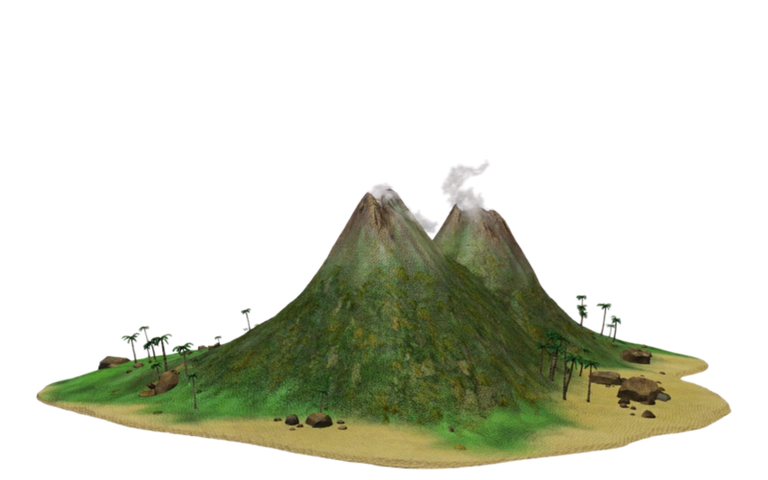
#> input picture assets/horizon_island_volcano.png, 768 x 480 px
$ python -i higgsfield_generate_horizon_islands.py   (imports and definitions only)
#> lines starting #> are read from the running program, lines starting #| are printed output that depends on the picture
#> further down, picture is the input picture: PIL image 768x480 RGBA; mean R, G, B, A 31.5, 33.8, 20.5, 69.6
#!/usr/bin/env python3
"""
Génère 4 îles d'horizon distantes via l'API Higgsfield Soul V2 et les détourne en PNG transparents
pour donner l'impression d'avoir des îles au loin autour du plateau.
"""
from collections import deque
from concurrent.futures import ThreadPoolExecutor, as_completed
import io
import json
import os
import shutil
import sys
import time
import urllib.request
from PIL import Image, ImageFilter

API_BASE = "https://api.higgsfield.ai"
IMAGE_MODEL_PATH = "/higgsfield-ai/soul/v2/standard"

HORIZON_ISLAND_PROMPTS = {
    "horizon_island_volcano.png": (
        "Single isolated wide game asset render of a distant tropical volcanic pirate island seen from a low 3/4 "
        "horizon angle, twin misty volcanic peaks with a faint wisp of smoke, lush jungle slopes and a flat golden "
        "sandy shoreline base, Sea of Thieves stylized hand-painted 3D game art, centered, completely isolated on "
        "a pure solid white background #FFFFFF, no sky, no clouds, no ocean plane, clean outer silhouette."
    ),
    "horizon_island_arch.png": (
        "Single isolated wide game asset render of a distant Caribbean rock arch island seen from a low 3/4 "
        "horizon angle, dramatic natural limestone sea arch, tropical palm trees and a golden sandy beach base, "
        "Sea of Thieves stylized hand-painted 3D game art, centered, completely isolated on a pure solid white "
        "background #FFFFFF, no sky, no clouds, no ocean plane, clean outer silhouette."
    ),
    "horizon_island_fortress.png": (
        "Single isolated wide game asset render of a distant rugged pirate cliff island seen from a low 3/4 "
        "horizon angle, craggy dark slate sea cliffs, an old stone pirate lookout tower on the ridge and a rocky "
        "cove base, Sea of Thieves stylized hand-painted 3D game art, centered, completely isolated on a pure "
        "solid white background #FFFFFF, no sky, no clouds, no ocean plane, clean outer silhouette."
    ),
    "horizon_island_atoll.png": (
        "Single isolated wide game asset render of a distant lush tropical jungle island seen from a low 3/4 "
        "horizon angle, green mountain ridge with a small waterfall, coconut palm groves and a wide golden sandbar "
        "shoreline base, Sea of Thieves stylized hand-painted 3D game art, centered, completely isolated on a pure "
        "solid white background #FFFFFF, no sky, no clouds, no ocean plane, clean outer silhouette."
    ),
}


def cutout_horizon_island(img: Image.Image) -> Image.Image:
    """
    Removes the outer white/light background via border flood-fill and feathers the edges
    so the island blends seamlessly on the distant ocean horizon.
    """
    img = img.convert("RGBA")
    img.thumbnail((768, 768), Image.Resampling.LANCZOS)
    w, h = img.size
#> w = 768; h = 480
    pixels = img.load()

    visited = [[False] * h for _ in range(w)]
    bg_mask = Image.new("L", (w, h), 255)
#> bg_mask: PIL image 768x480 L; every value is 255
    mask_px = bg_mask.load()

    q = deque()
    for x in range(w):
        q.append((x, 0))
        q.append((x, h - 1))
        visited[x][0] = True
        visited[x][h - 1] = True
    for y in range(h):
        q.append((0, y))
        q.append((w - 1, y))
        visited[0][y] = True
        visited[w - 1][y] = True

    def is_bg(r: int, g: int, b: int) -> bool:
        lum = (r + g + b) / 3.0
        sat = max(r, g, b) - min(r, g, b)
        return lum > 224 and sat < 34

    while q:
        cx, cy = q.popleft()
        r, g, b, _ = pixels[cx, cy]
        if is_bg(r, g, b):
            mask_px[cx, cy] = 0
            for nx, ny in ((cx - 1, cy), (cx + 1, cy), (cx, cy - 1), (cx, cy + 1)):
                if 0 <= nx < w and 0 <= ny < h and not visited[nx][ny]:
                    visited[nx][ny] = True
                    q.append((nx, ny))
#> this loop made 2496 passes
#> (cx, cy) on passes 2 to 4: (0, 479), (1, 0), (1, 479)
#> after the loop, visited = 768 items

    smooth_mask = bg_mask.filter(ImageFilter.GaussianBlur(radius=1.3))
    s_px = smooth_mask.load()
    for x in range(w):
        for y in range(h):
            r, g, b, _ = pixels[x, y]
            a = s_px[x, y]
            if a < 35:
                a = 0
            pixels[x, y] = (r, g, b, a)

    bbox = img.getbbox()
#> bbox = (0, 0, 768, 480)
    if bbox:
        cropped = img.crop(bbox)
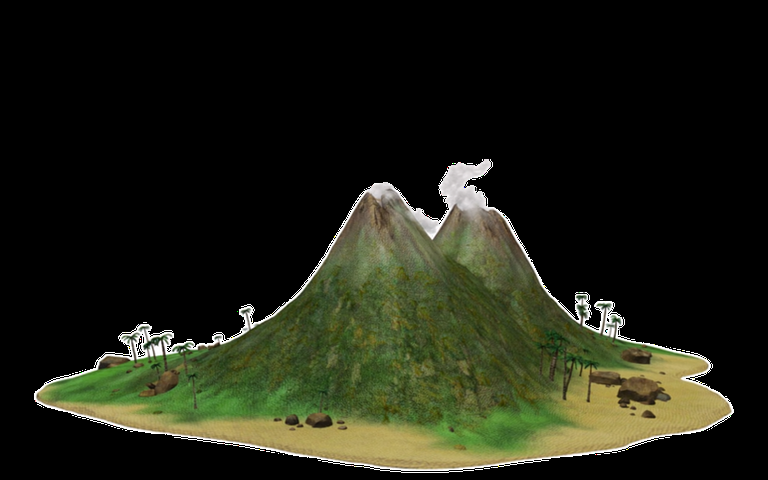
#> cropped: PIL image 768x480 RGBA; mean R, G, B, A 31.5, 33.8, 20.5, 255
        cw, ch = cropped.size
#> cw = 768; ch = 480
        out_w = int(max(cw, ch) * 1.1)
#> out_w = 844
        out_h = int(out_w * 0.65)
#> out_h = 548
        if ch > out_h - 16:
            out_h = ch + 20
        out = Image.new("RGBA", (out_w, out_h), (0, 0, 0, 0))
#> out: PIL image 844x548 RGBA; every value is 0
        # Anchor the island shoreline near the bottom of the canvas so it sits directly on the water
        out.paste(cropped, ((out_w - cw) // 2, out_h - ch - int(out_h * 0.02)))
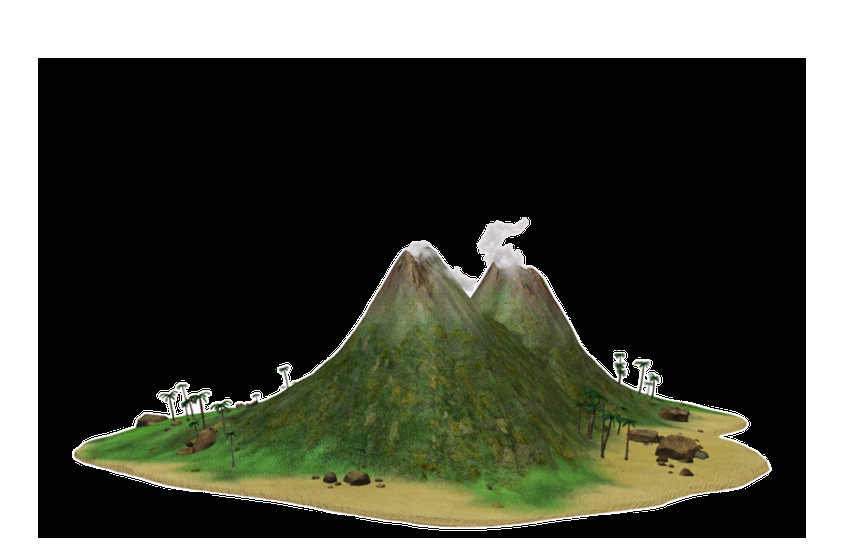
#> out: PIL image 844x548 RGBA; mean R, G, B, A 25.1, 27, 16.4, 203.2; transparent parts drawn white
        out = out.resize((768, 480), Image.Resampling.LANCZOS)
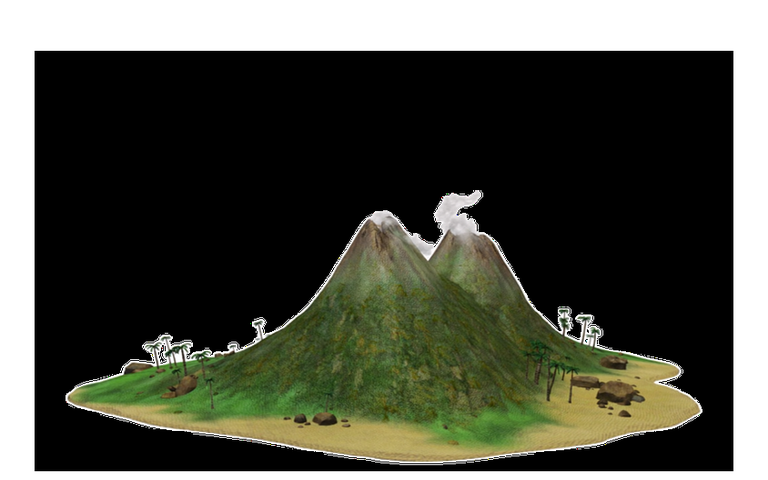
#> out: PIL image 768x480 RGBA; mean R, G, B, A 25.1, 27, 16.4, 203.2; transparent parts drawn white
        return out
    return img


# [70 lines left out: functions generate_single_horizon_island, main, not called in this run]


# [2 lines not run here, left out]

>>> from PIL import Image
>>> picture = Image.open('../assets/horizon_island_volcano.png')
>>> result = cutout_horizon_island(picture)

$ run again, on assets/center_skull_cave.png
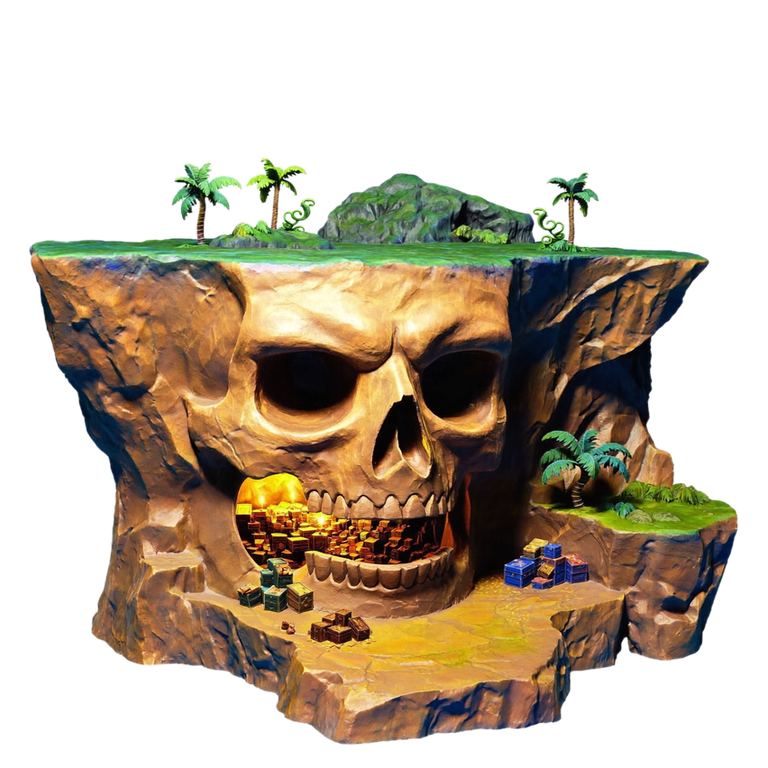
#> input picture assets/center_skull_cave.png, 768 x 768 px
#> picture is the input picture: PIL image 768x768 RGBA; mean R, G, B, A 67, 54.5, 36, 127
#> bg_mask: PIL image 768x768 L; every value is 255
#> the loop in cutout_horizon_island, `while q:` made 3072 passes
#> (cx, cy) on passes 2 to 4: (0, 767), (1, 0), (1, 767)
#> after the loop in cutout_horizon_island, `while q:`: visited = 768 items
#> bbox = (0, 0, 768, 768)
#> in cutout_horizon_island, `cropped = img.crop(bbox)`:
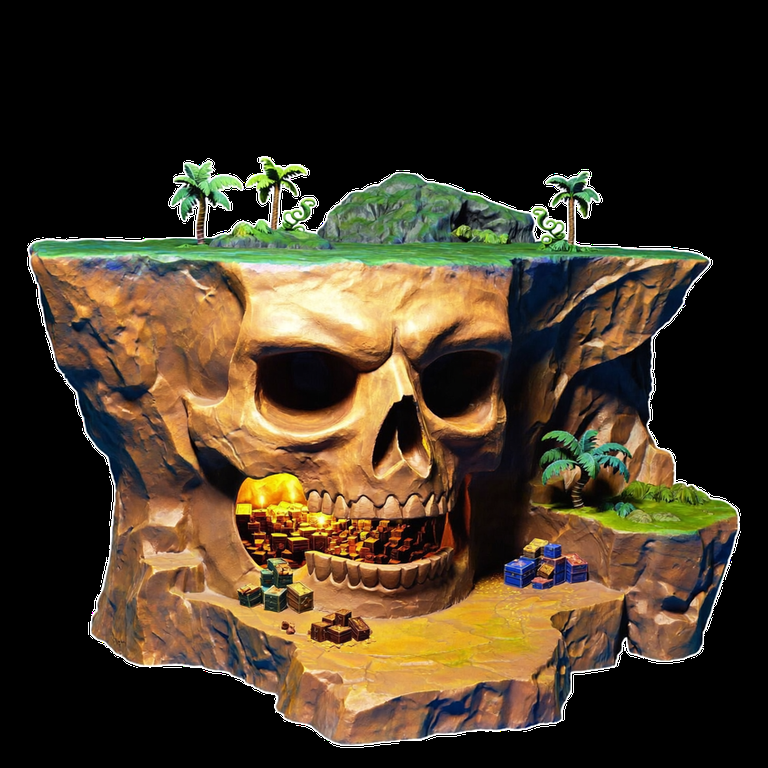
#> cropped: PIL image 768x768 RGBA; mean R, G, B, A 67, 54.5, 36, 255
#> in cutout_horizon_island, `out = out.resize((768, 480), Image.Resampling.LANCZOS)`:
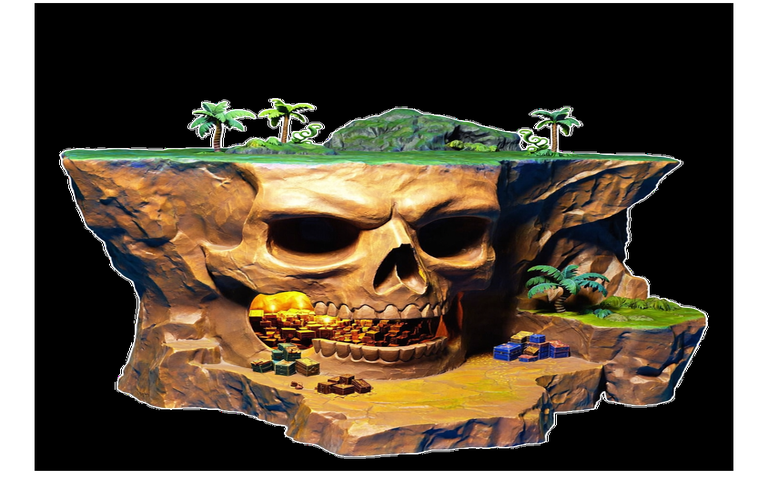
#> out: PIL image 768x480 RGBA; mean R, G, B, A 59.4, 48.4, 32, 226.1; transparent parts drawn white

$ run again, on assets/fort_stone.png
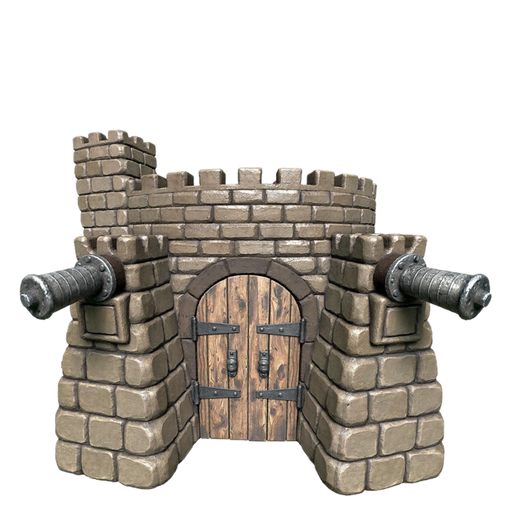
#> input picture assets/fort_stone.png, 512 x 512 px
#> picture is the input picture: PIL image 512x512 RGBA; mean R, G, B, A 58, 53.1, 47, 110.1
#> bg_mask: PIL image 512x512 L; every value is 255
#> the loop in cutout_horizon_island, `while q:` made 2048 passes
#> (cx, cy) on passes 2 to 4: (0, 511), (1, 0), (1, 511)
#> after the loop in cutout_horizon_island, `while q:`: visited = 512 items
#> bbox = (0, 0, 512, 512)
#> in cutout_horizon_island, `cropped = img.crop(bbox)`:
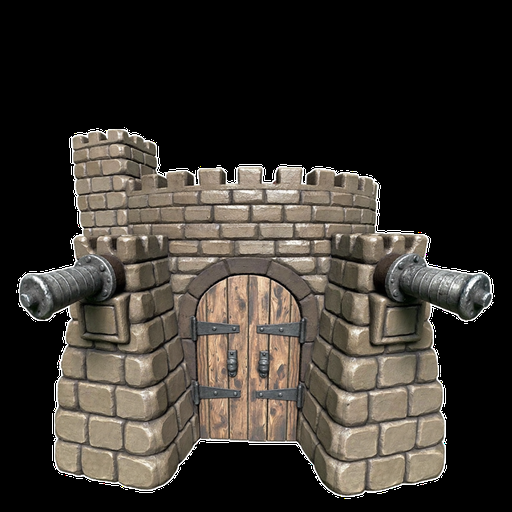
#> cropped: PIL image 512x512 RGBA; mean R, G, B, A 58, 53.1, 47, 255
#> in cutout_horizon_island, `out = out.resize((768, 480), Image.Resampling.LANCZOS)`:
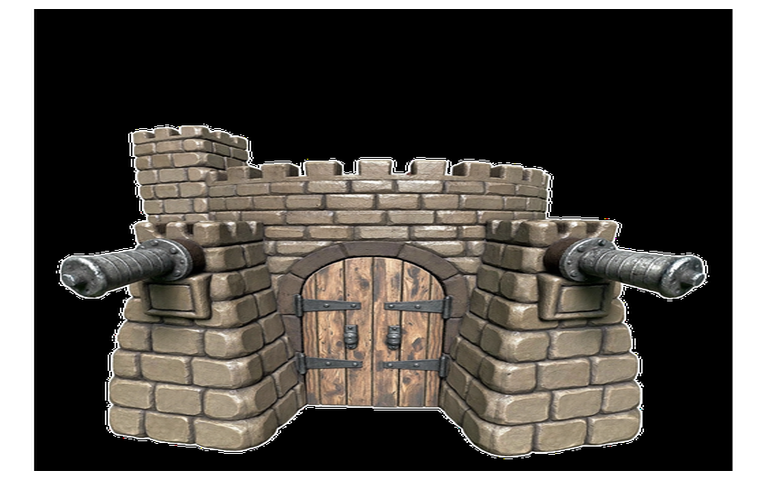
#> out: PIL image 768x480 RGBA; mean R, G, B, A 50.8, 46.5, 41.2, 223.2; transparent parts drawn white
